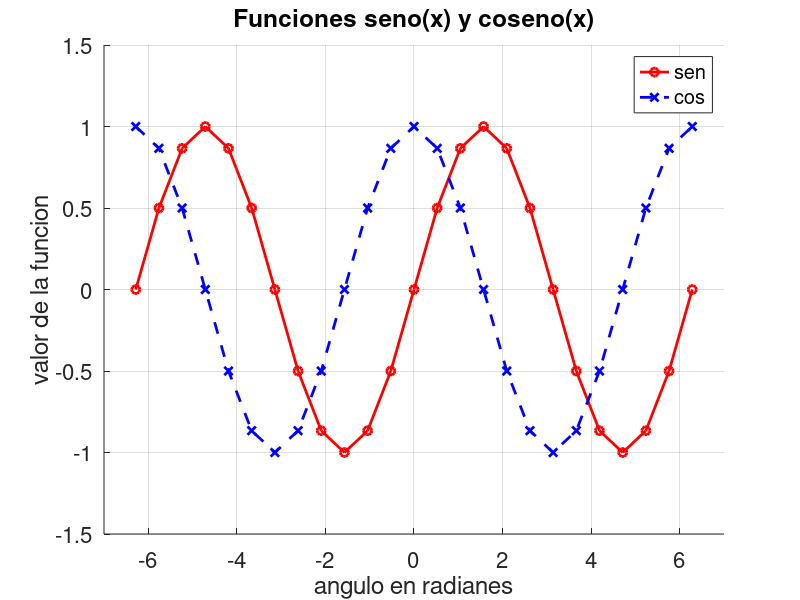

Source code (MATLAB):
% Catalizate en Octave - 2019 - FCAI-UNCuyo
% 
% Congreso Nacional de Estudiantes de Ingenieria Quimica (CONEIQ)
%
% Este es un ejercicio para probar las posibilidades con plot
clear
close all

x=[-2*pi:pi/6:2*pi];
figure(10);clf
pause(3)

hold on
plot(x,sin(x),'ro-','linewidth',2)
plot(x,cos(x),'bx--','linewidth',2)
hold off
pause(3)

title('Funciones seno(x) y coseno(x)','fontsize',20)
xlabel('angulo en radianes','fontsize',20)
ylabel('valor de la funcion','fontsize',20)
leg=legend('sen','cos')
axis([-7,7,-1.5,1.5])
axis('on'), grid
pause(3)

set(leg,'fontsize',16)
set(gca,'fontsize',16)
set(gcf,"numbertitle","off","name","trigonometricas")
